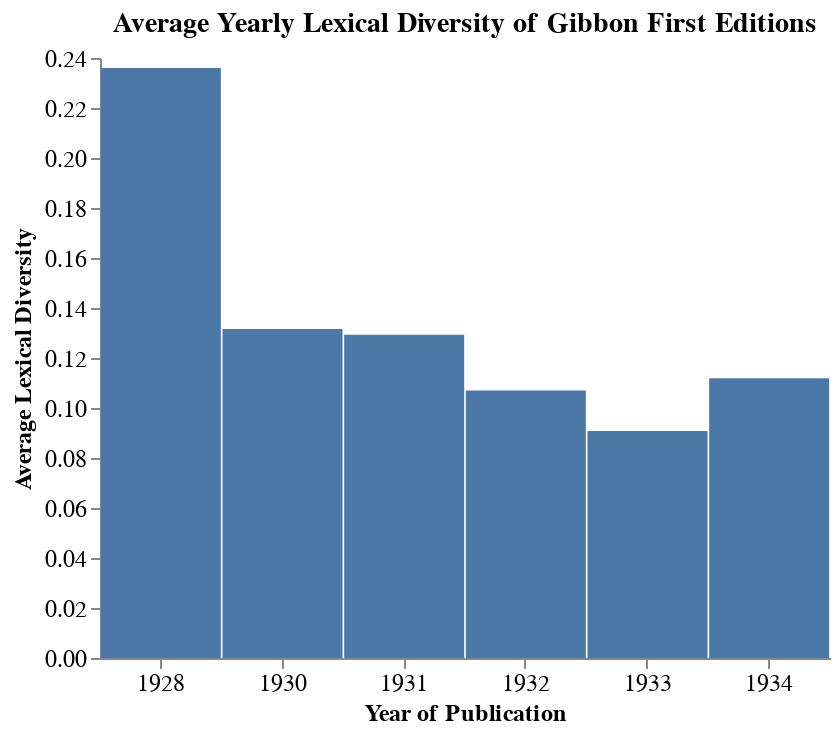

Notebook code cell kept with this figure:
### Markdown cell above
Now we can visualize the average lexical diversity score for each year Gibbon published in:

### Code cell
source = pd.DataFrame({
    'Year': pub_years,
    'Average Lexical Diversity': lexdiv_by_year
})

alt.Chart(source, title="Average Yearly Lexical Diversity of Gibbon First Editions").mark_bar(size=60).encode(
    alt.X('Year', axis=alt.Axis(title='Year of Publication'), type='ordinal'),
    alt.Y('Average Lexical Diversity', axis=alt.Axis(title='Average Lexical Diversity'))
).configure_axis(
    grid=False,
    labelFontSize=12,
    titleFontSize=12,
    labelAngle=0
).configure_title(
    fontSize=14,
).configure_view(
    strokeWidth=0
).properties(
    width=365
)

### Figure 1 — Vega-Lite specification as saved in the notebook (floating-point values rounded to 4 significant figures)
{"config": {"view": {"continuousWidth": 300, "continuousHeight": 300, "strokeWidth": 0}, "axis": {"grid": false, "labelAngle": 0, "labelFontSize": 12, "titleFontSize": 12}, "title": {"fontSize": 14}}, "data": {"name": "data-9dd0fe20390cf8ff6c3dbd82d7eb4a23"}, "mark": {"type": "bar", "size": 60}, "encoding": {"x": {"axis": {"title": "Year of Publication"}, "field": "Year", "type": "ordinal"}, "y": {"axis": {"title": "Average Lexical Diversity"}, "field": "Average Lexical Diversity", "type": "quantitative"}}, "title": "Average Yearly Lexical Diversity of Gibbon First Editions", "width": 365, "$schema": "https://vega.github.io/schema/vega-lite/v5.16.3.json", "datasets": {"data-9dd0fe20390cf8ff6c3dbd82d7eb4a23": [{"Year": 1928, "Average Lexical Diversity": 0.236}, {"Year": 1930, "Average Lexical Diversity": 0.1316}, {"Year": 1931, "Average Lexical Diversity": 0.1293}, {"Year": 1932, "Average Lexical Diversity": 0.107}, {"Year": 1933, "Average Lexical Diversity": 0.09078}, {"Year": 1934, "Average Lexical Diversity": 0.1119}]}}
